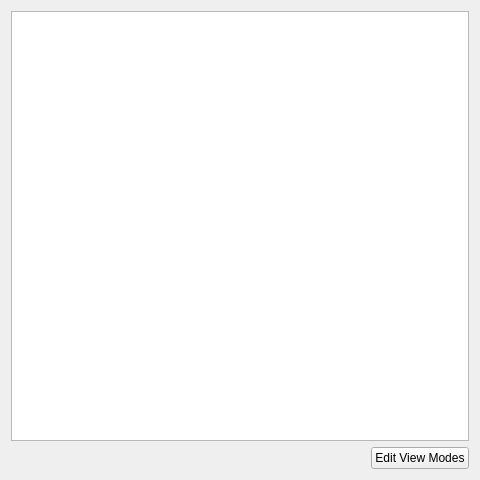
<?xml version="1.0" encoding="UTF-8"?>
<ui version="4.0">
 <class>ViewModeChangeDialog</class>
 <widget class="QWidget" name="ViewModeChangeDialog">
  <property name="geometry">
   <rect>
    <x>0</x>
    <y>0</y>
    <width>480</width>
    <height>480</height>
   </rect>
  </property>
  <property name="sizePolicy">
   <sizepolicy hsizetype="Preferred" vsizetype="Preferred">
    <horstretch>0</horstretch>
    <verstretch>0</verstretch>
   </sizepolicy>
  </property>
  <property name="minimumSize">
   <size>
    <width>480</width>
    <height>480</height>
   </size>
  </property>
  <property name="windowTitle">
   <string>Choose View Mode</string>
  </property>
  <layout class="QVBoxLayout" name="verticalLayout">
   <property name="sizeConstraint">
    <enum>QLayout::SetNoConstraint</enum>
   </property>
   <item>
    <widget class="QListWidget" name="viewModeList">
     <property name="enabled">
      <bool>true</bool>
     </property>
     <property name="horizontalScrollBarPolicy">
      <enum>Qt::ScrollBarAlwaysOff</enum>
     </property>
     <property name="iconSize">
      <size>
       <width>64</width>
       <height>64</height>
      </size>
     </property>
     <property name="movement">
      <enum>QListView::Static</enum>
     </property>
     <property name="flow">
      <enum>QListView::LeftToRight</enum>
     </property>
     <property name="isWrapping" stdset="0">
      <bool>true</bool>
     </property>
     <property name="resizeMode">
      <enum>QListView::Adjust</enum>
     </property>
     <property name="viewMode">
      <enum>QListView::IconMode</enum>
     </property>
     <property name="wordWrap">
      <bool>true</bool>
     </property>
     <property name="sortingEnabled">
      <bool>true</bool>
     </property>
    </widget>
   </item>
   <item>
    <layout class="QHBoxLayout" name="horizontalLayout">
     <item>
      <spacer name="horizontalSpacer">
       <property name="orientation">
        <enum>Qt::Horizontal</enum>
       </property>
       <property name="sizeHint" stdset="0">
        <size>
         <width>40</width>
         <height>20</height>
        </size>
       </property>
      </spacer>
     </item>
     <item>
      <widget class="QPushButton" name="editViewModes_pb">
       <property name="text">
        <string>Edit View Modes</string>
       </property>
      </widget>
     </item>
    </layout>
   </item>
  </layout>
 </widget>
 <resources/>
 <connections/>
</ui>
